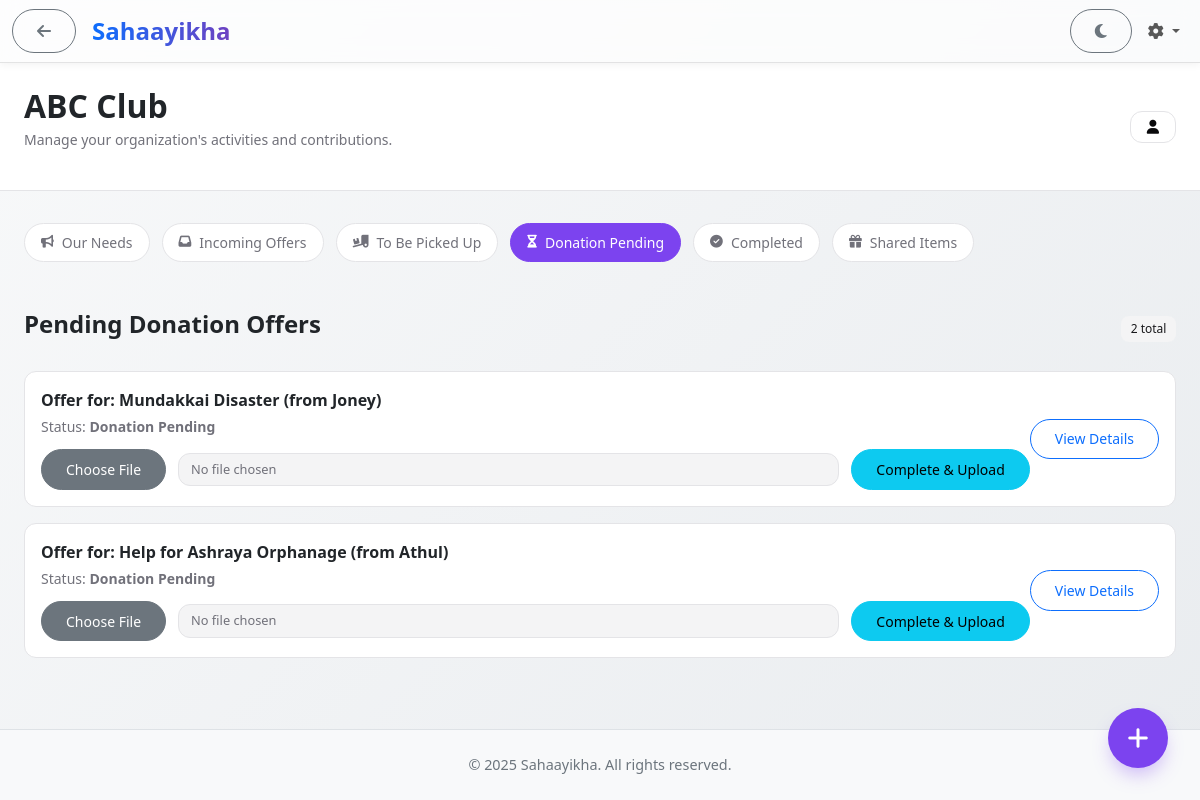
Before: /org/dashboard?filter=pending_donation (signed in) with the older database file.
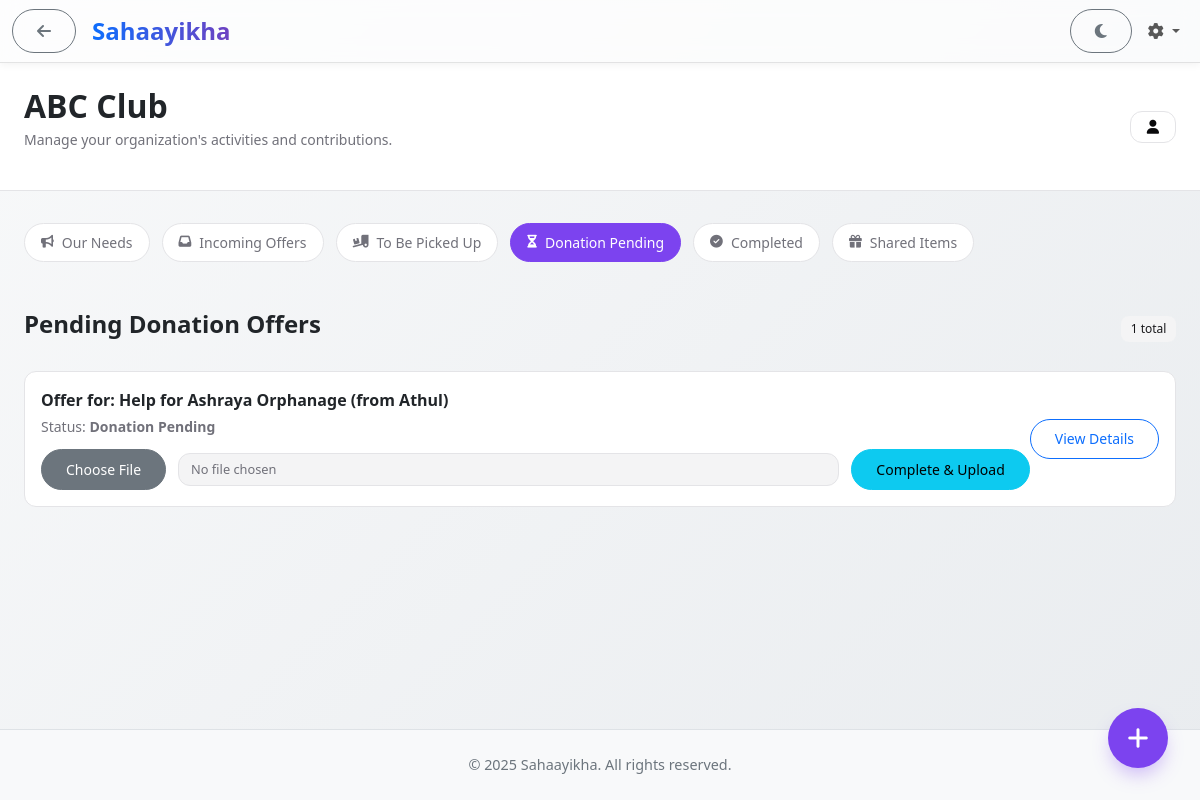
After: the same page with the newer database file.
### app/models.py (models this page shows, shortened)
class DonationOffer(db.Model):
    __tablename__ = 'donation_offers'
    offer_id = db.Column(db.Integer, primary_key=True)
    user_id = db.Column(db.Integer, db.ForeignKey('users.user_id'), nullable=False)
    need_id = db.Column(db.Integer, db.ForeignKey('disaster_needs.need_id'), nullable=False)
    org_id = db.Column(db.Integer, db.ForeignKey('organizations.org_id'), nullable=False)
    status = db.Column(db.String(50), default='Pending Review')
    created_at = db.Column(db.DateTime, default=datetime.utcnow)
    verified_at = db.Column(db.DateTime, nullable=True)
    picked_up_at = db.Column(db.DateTime, nullable=True)
    completed_at = db.Column(db.DateTime, nullable=True)
    pickup_retries = db.Column(db.Integer, default=0) # To track the one-time retry
    proof_image_url = db.Column(db.String(255), nullable=True) # For orgs to upload proof
    user = db.relationship('User', backref='donation_offers')
    need = db.relationship('DisasterNeed', backref='donation_offers')
    organization = db.relationship('Organization', backref='donation_offers')
    offered_items = db.relationship('OfferedItem', backref='offer', lazy='dynamic', cascade="all, delete-orphan")

class DisasterNeed(db.Model):
    __tablename__ = "disaster_needs"
    need_id = db.Column(db.Integer, primary_key=True)
    org_id = db.Column(db.Integer, db.ForeignKey("organizations.org_id"), nullable=False)
    title = db.Column(db.String(255), nullable=True) # <-- ADD THIS
    categories = db.Column(db.Text, nullable=True) # Will store comma-separated categories
    description = db.Column(db.Text, nullable=False)
    location = db.Column(db.String(255))
    posted_at = db.Column(db.DateTime, default=datetime.utcnow)

class User(UserMixin, db.Model):
    __tablename__ = "users"
    user_id = db.Column(db.Integer, primary_key=True)
    first_name = db.Column(db.String(255), nullable=False)
    last_name = db.Column(db.String(255))
    email = db.Column(db.String(255), unique=True, nullable=False)
    password = db.Column(db.String(255), nullable=False)
    phone = db.Column(db.String(50))
    location = db.Column(db.String(255))
    profile_picture = db.Column(db.String(255), nullable=True)
    status = db.Column(db.String(50), default="Active")  # Active / Blocked / Deactivated
    created_at = db.Column(db.DateTime, default=datetime.utcnow)
    fcm_token = db.Column(db.String(255), nullable=True) # <-- ADD THIS LINE
    items = db.relationship("Item", backref="owner", lazy="dynamic")
    bookmarks = db.relationship("Bookmark", backref="user", lazy="dynamic")
    chat_sessions1 = db.relationship("ChatSession", foreign_keys="ChatSession.user1_id", backref="user1", lazy="dynamic")
    chat_sessions2 = db.relationship("ChatSession", foreign_keys="ChatSession.user2_id", backref="user2", lazy="dynamic")
    messages = db.relationship("ChatMessage", backref="sender", lazy="dynamic")
    feedbacks = db.relationship("Feedback", backref="user", lazy="dynamic")
    reports = db.relationship("Report", backref="reporter", lazy="dynamic")
    category_follows = db.relationship("CategoryFollow", backref="user", lazy="dynamic")
    notifications = db.relationship("Notification", backref="user", lazy="dynamic")
    login_logs = db.relationship("LoginLog", backref="user", lazy="dynamic")

### app/routes.py (the view, shortened to what this page needs)
@main.route("/org/dashboard", methods=['GET', 'POST'])
@login_required
@role_required("org")
def org_dashboard():
    org = current_user._get_current_object()
    form = DisasterNeedForm()
    current_filter = request.args.get('filter', 'needs') # Default to 'needs'
    all_items = []
    my_items = []
    offers = []
    if current_filter == 'needs':
        my_items = DisasterNeed.query.filter_by(org_id=org.org_id).order_by(DisasterNeed.posted_at.desc()).all()
    elif current_filter == 'share':
        all_items = Item.query.filter(Item.status == "Active", Item.type == 'Share', Item.user_id == org.org_id).order_by(Item.created_at.desc()).all()
    else: # Handle all offer-related filters
        offer_query = DonationOffer.query.filter_by(org_id=org.org_id)
        if current_filter == 'incoming':
            offer_query = offer_query.filter(DonationOffer.status == 'Pending Review')
        elif current_filter == 'pickup':
            offer_query = offer_query.filter(DonationOffer.status == 'Awaiting Pickup')
        elif current_filter == 'pending_donation':
            offer_query = offer_query.filter(DonationOffer.status == 'Donation Pending')
        elif current_filter == 'completed':
            offer_query = offer_query.filter(DonationOffer.status == 'Completed')
        offers = offer_query.order_by(DonationOffer.created_at.desc()).all()
    return render_template(
        "dashboard/org_dashboard.html",
        org=org,
        all_items=all_items,
        my_items=my_items,
        offers=offers,  # Pass the filtered offers
        form=form
    )

### app/routes.py (called while the page is built)
@login_manager.user_loader
def load_user(user_id):
    try:
        prefix, id_str = user_id.split(":")
        id_val = int(id_str)
    except Exception:
        return None
    if prefix == "user":
        return User.query.get(id_val)
    if prefix == "admin":
        return Admin.query.get(id_val)
    if prefix == "org":
        return Organization.query.get(id_val)
    return None

@main.context_processor
def inject_unread_count():
    unread_count = 0
    if current_user.is_authenticated and current_user.__class__.__name__ == 'User':
        from app.models import Notification
        unread_count = Notification.query.filter_by(user_id=current_user.user_id, status="Unread").count()
    from app.forms import CATEGORIES
    category_suggestions = [c[0] for c in CATEGORIES if c[0]]
    return dict(unread_count=unread_count, categories=category_suggestions)

### app/templates/dashboard/org_dashboard.html (shortened to what the changed rows need)
{% extends "base.html" %}
{% block content %}
<header class="dashboard-header">
    <div class="dashboard-container">
        <div class="header-content">
            <div>
                <h1>{{ current_user.name }}</h1>
            </div>
        </div>
    </div>
</header>
<main class="dashboard-container">
        {% set current_filter = request.args.get('filter', 'needs') %}
    {% set view = request.args.get('filter', 'needs') %}
    {% if view in ['incoming', 'pickup', 'pending_donation', 'completed'] %}
    <section class="section">
        <div class="section-header">
            <h2>{{ view.replace('_', ' ')|title }} Offers</h2>
            <span class="badge-dashboard">{{ offers|length }} total</span>
        </div>
        {% if offers %}
            <ul class="needs-list">
                {% for offer in offers %}
                <li class="needs-list-item">
                    <div class="item-content-main">
                        <div class="item-title-main">Offer for: {{ offer.need.title }} (from {{ offer.user.first_name }})</div>
                        <div class="item-user">Status: <span class="fw-bold">{{ offer.status }}</span></div>
                        {% if offer.status == 'Awaiting Pickup' %}
                            <div class="mt-3 d-flex gap-2">
                                <form action="{{ url_for('main.update_pickup_status', offer_id=offer.offer_id) }}" method="POST">
                                    <input type="hidden" name="status" value="Pickup Completed">
                                    <button type="submit" class="btn btn-sm btn-success">Mark as Picked Up</button>
                                </form>
                                <form action="{{ url_for('main.update_pickup_status', offer_id=offer.offer_id) }}" method="POST">
                                    <input type="hidden" name="status" value="Pickup Failed">
                                    <button type="submit" class="btn btn-sm btn-warning">Mark as Pickup Failed</button>
                                </form>
                            </div>
                        {% elif offer.status == 'Donation Pending' %}
                             <form action="{{ url_for('main.complete_donation', offer_id=offer.offer_id) }}" method="POST" enctype="multipart/form-data" class="proof-upload-form">
                                <label for="proof_image_{{ offer.offer_id }}" class="btn btn-sm btn-secondary file-label">Choose File</label>
                                <span class="file-name" id="file_name_{{ offer.offer_id }}">No file chosen</span>
                                <button type="submit" class="btn btn-sm btn-info ms-auto">Complete & Upload</button>
                            </form>
                        {% endif %}
                    </div>
                    <a href="{{ url_for('main.review_donation_offer', offer_id=offer.offer_id) }}" class="btn btn-sm btn-outline-primary ms-auto">View Details</a>
                </li>
                {% endfor %}
            </ul>
        {% else %}
            <div class="empty-state"><i class="fas fa-box-open"></i><h3>No offers in this category.</h3></div>
        {% endif %}
    </section>
    {% endif %}
</main>
{% endblock %}

Changed rows visible on the page:
no longer on this page (row edited): DonationOffer: need "Mundakkai Disaster", user.first_name "Joney", status "Donation Pending"
Other visible differences:
{{ offers|length }}: "2" → "1"
